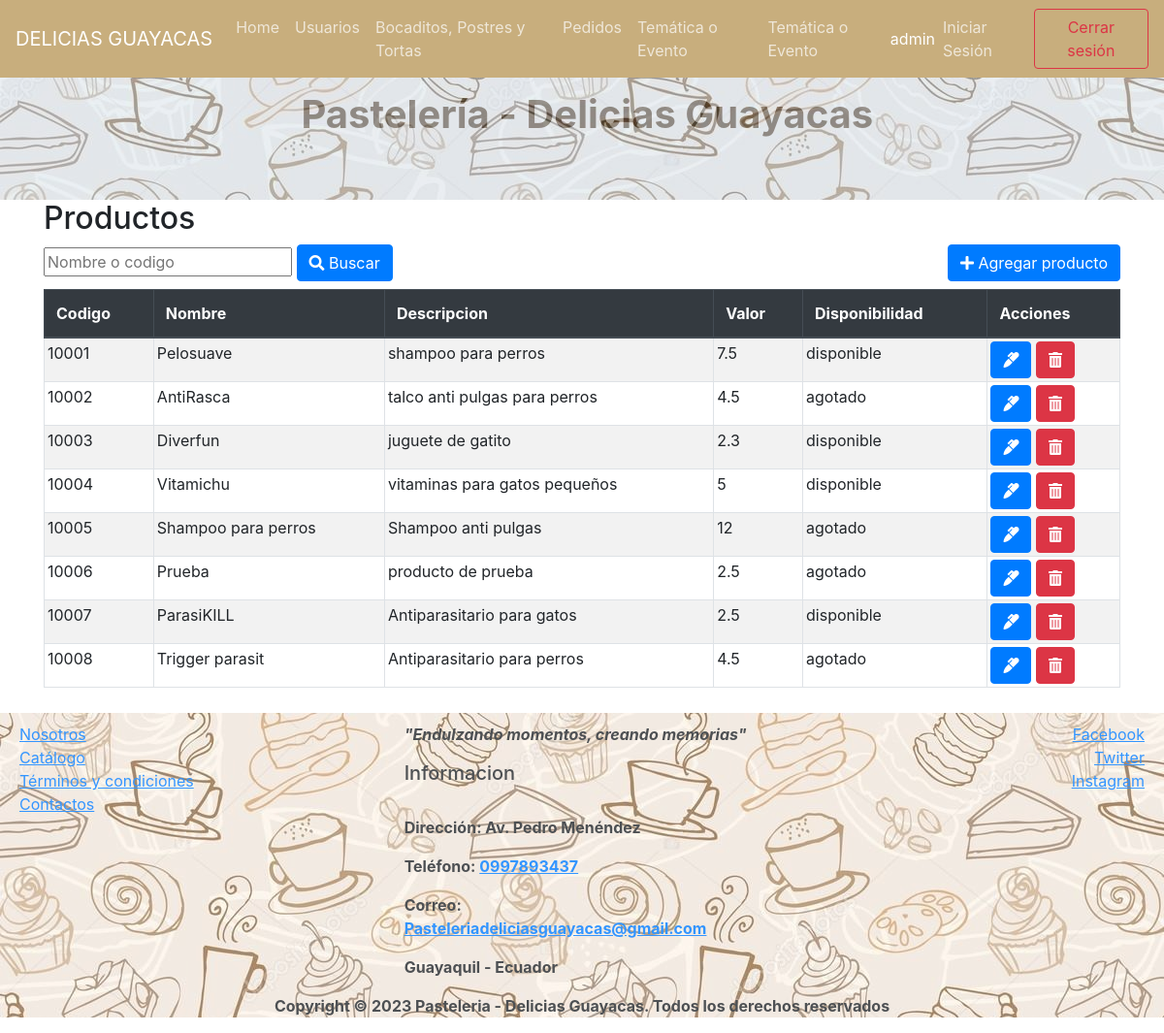
The app's page /index.php?c=Productos&f=index (signed in) with its own data.
### tables this page shows
CREATE TABLE `productos` (
  `id` int(3) NOT NULL,
  `codigo` int(5) DEFAULT NULL,
  `nombre` varchar(30) DEFAULT NULL,
  `descripcion` varchar(50) DEFAULT NULL,
  `valor` float DEFAULT NULL,
  `disponibilidad` varchar(10) DEFAULT NULL
);

### controller/FrontController.php (called while the page is built, shortened)
<?php
class FrontController {
    public function ruteo()
    {
        $funcion = (!empty($_REQUEST['f'])) ? htmlentities($_REQUEST['f']) : FUNCION_PRINCIPAL;
        $cont = new  $controlador();
        $cont->$funcion();
    }
}
?>

### index.php (called while the page is built)
<?php
require_once 'controller/FrontController.php';
$front = new FrontController();
$front->ruteo();

### config/Conexion.php (called while the page is built)
<?php
class Conexion {
    public static function getConexion() {
         $dsn = 'mysql:host=localhost;port=3310;dbname=' . DBNAME;
        $conexion = null;
        try {
            $conexion = new PDO($dsn, DBUSER, DBPASSWORD);
             $conexion->setAttribute(PDO::ATTR_ERRMODE, PDO::ERRMODE_EXCEPTION);
        } catch (Exception $e) {
            echo $e;
            die("error " . $e->getMessage());
        }
        return $conexion;
    }
}

### model/dao/ProductoDAO.php (called while the page is built, shortened)
<?php
require_once 'config/Conexion.php';
class ProductoDAO {
    private $pdr;
    static private $getAll = "select * from productos";
    public function __construct() {
        $this->pdr = Conexion::getConexion();
    }
    public function getAll()
    {
        $stmt = $this->pdr->prepare(ProductoDAO::$getAll);
        $stmt->execute();
        return $stmt->fetchAll(PDO::FETCH_ASSOC);
    }
}?>

### view/productos/productos.list.php (the view, shortened to what this page needs)
<div class="container">
<h2> <?php echo "Productos"?></h2>
    <div class="row">
        <div class="col-sm-6">
            <form action="index.php?c=productos&f=search" method="POST">
                <input type="text" name="b" id="busqueda"  placeholder="Nombre o codigo"/>
                <button type="submit" class="btn btn-primary"><i class="fas fa-search"></i> Buscar</button>
            </form>
        </div>
        <div class="col-sm-6 d-flex flex-column align-items-end">
            <a href="index.php?c=productos&f=view_new">
                <button type="button" class="btn btn-primary">
                    <i class="fas fa-plus"></i> Agregar producto</button>
            </a>
        </div>
    </div>
    <div class="table-responsive mt-2">
        <table class="table table-striped table-bordered">
            <thead class="thead-dark">
            <th>Codigo</th>
            <th>Nombre </th>
            <th>Descripcion </th>
            <th>Valor </th>
            <th>Disponibilidad</th>
            <th>Acciones</th>
            </thead>
            <tbody class="tabladatos">
                <?php
                foreach ($resultados as $fila) {
                  ?>
                <tr>
                    <td><?php echo $fila['codigo'];?></td>
                    <td><?php echo $fila['nombre'];?></td>
                    <td><?php echo $fila['descripcion'];?></td>
                    <td><?php echo $fila['valor'];?></td>
                    <td><?php echo $fila['disponibilidad'];?></td>
                    <td>
                        <a class="btn btn-primary"
                    href="index.php?c=productos&f=view_edit&id=<?php echo  $fila['id']; ?>">
                    <i class="fas fa-marker"></i></a>
                    <a class="btn btn-danger"
                   onclick="if(!confirm('Esta seguro de eliminar el producto?'))return false;"
                    href="index.php?c=productos&f=delete&id=<?php echo  $fila['id']; ?>">
                    <i class="fas fa-trash-alt"></i></a>
                    </td>
                </tr>
                <?php  }?>
            </tbody>
        </table>
    </div>
</div>

### assets/css/styles.css (style rules this page uses)
.tabladatos tr td { padding: 3px ; }

### records on screen
productos: codigo "10001", nombre "Pelosuave", descripcion "shampoo para perros", valor "7.5", disponibilidad "disponible"
productos: codigo "10002", nombre "AntiRasca", descripcion "talco anti pulgas para perros", valor "4.5", disponibilidad "agotado"
productos: codigo "10003", nombre "Diverfun", descripcion "juguete de gatito", valor "2.3", disponibilidad "disponible"
productos: codigo "10004", nombre "Vitamichu", descripcion "vitaminas para gatos pequeños", valor "5", disponibilidad "disponible"
productos: codigo "10005", nombre "Shampoo para perros", descripcion "Shampoo anti pulgas", valor "12", disponibilidad "agotado"
productos: codigo "10006", nombre "Prueba", descripcion "producto de prueba", valor "2.5", disponibilidad "agotado"
productos: codigo "10007", nombre "ParasiKILL", descripcion "Antiparasitario para gatos", valor "2.5", disponibilidad "disponible"
productos: codigo "10008", nombre "Trigger parasit", descripcion "Antiparasitario para perros", valor "4.5", disponibilidad "agotado"

### other values on screen
$_SESSION['name'] "admin"
